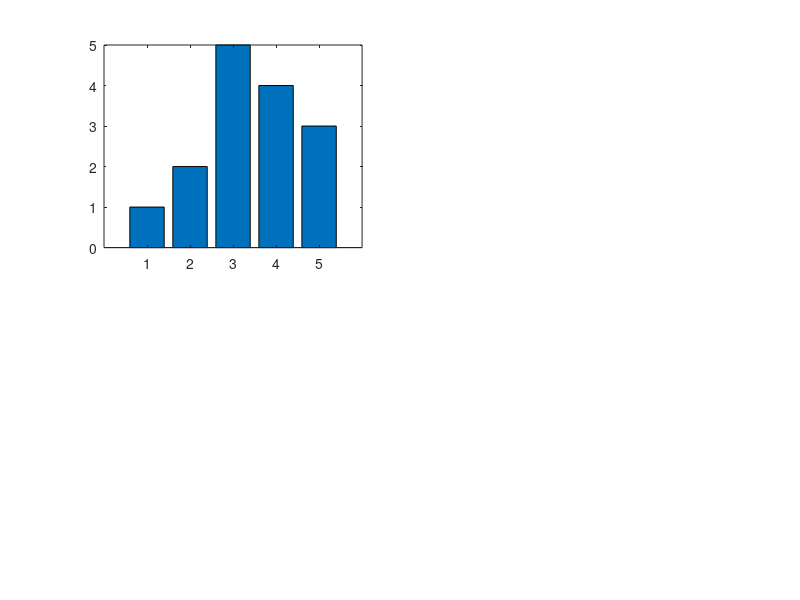

The MATLAB script that drew this image: (Note: this script raises an error after producing the figure.)
% plotAnnotations_gallery

%% bar plot with error bars and significance bridge
subplot(2,2,1);
x = [1:5];
data = [1 2 5 4 3];
b = bar(data);

% formatting
b.FaceColor = [0.5 0.5 0.5];
b.EdgeColor = 'none';
ax = gca;
ax.XTick = [1:5];
ax.XTickLabel = {'Control','AngII','Iso','Phe','IL6'};
ax.XTickLabelRotation = 40;
ax.Box = 'off';
ylabel('Relative activity');

% error bars
hold on;
err = 0.5*ones(size(data));
er = errorbar(1:5,data,err);
er.Color = [0 0 0];                            % make the errorbars black
er.LineStyle = 'none'; 
hold off
uistack(b,'top'); % if you want the bars in front of error bars


% stars
starHeight = data+1.5*err;
text(x(2),starHeight(2),'*','HorizontalAlignment','center');
text(x(3),starHeight(3),'**','HorizontalAlignment','center');

% significance bridge
comp = [4 5];   % which points to compare
bridgeHeight = 5;     % desired y location for bridge
ax = gca;
dh = 0.02*(max(ax.YLim)-min(ax.YLim));
yBridge = bridgeHeight-[dh 0 0 dh];
xBridge = [x(comp(1)),x(comp(1)),x(comp(2)),x(comp(2))];
line(xBridge,yBridge,'Color','k');
text(mean(x(comp)),bridgeHeight,'*','HorizontalAlignment','center');

%% timecourses with confidence intervals
subplot(2,2,2);
x = [0:0.1:10];
y = sin(x);

p = plot(x,y,'o-','MarkerSize',3);
xlabel('Time (s)');
ylabel('Signal');
p.MarkerFaceColor = p.Color;

xconf = [x,fliplr(x)];
err = 0.5*ones(size(y)); % replace with actual error values
yconf = [y+err, fliplr(y-err)];

hold on;
fillColor = p.Color+0.6;
fillColor(fillColor>1) = 1;
fi = fill(xconf,yconf,fillColor,'EdgeColor','none');
hold off;
uistack(fi,'bottom')

%% add arrow
ar = annotation('textarrow','String','+Iso');
ar.Parent = gca;
ar.Position = [pi/2 1.3 0 -0.2];
ar.HorizontalAlignment = 'center';

%% add textbox
tb = annotation('textbox','String','+IBMX');
tb.Parent = gca;
tb.Position = [5 1.3 5 0.18];
tb.Color = 'w';
tb.BackgroundColor = 'k';
tb.HorizontalAlignment = 'center';
tb.VerticalAlignment = 'middle';

%% gray section
hold on;
ax = gca;
xLim = [5 ax.XLim(2)];
yLim = [ax.YLim(1) ax.YLim(2)];
fillColor = [0.95 0.95 0.95];
fi2 = fill([xLim(1) xLim(2) xLim(2) xLim(1)],[yLim(1) yLim(1) yLim(2) yLim(2)],fillColor);
fi2.EdgeColor = 'none';
hold off;
uistack(fi2,'bottom');